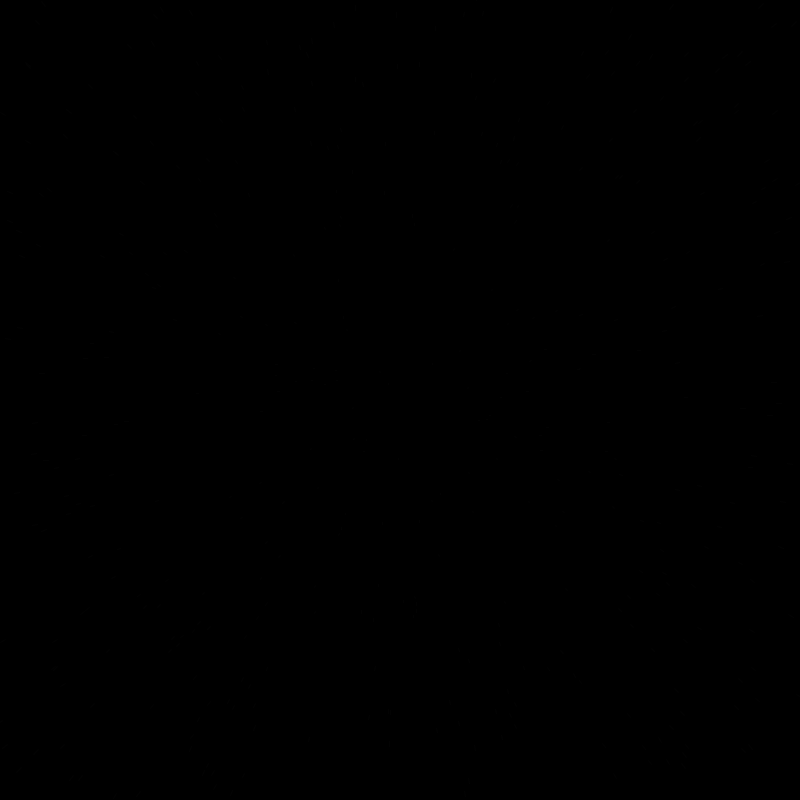
Frame 1 (no input)
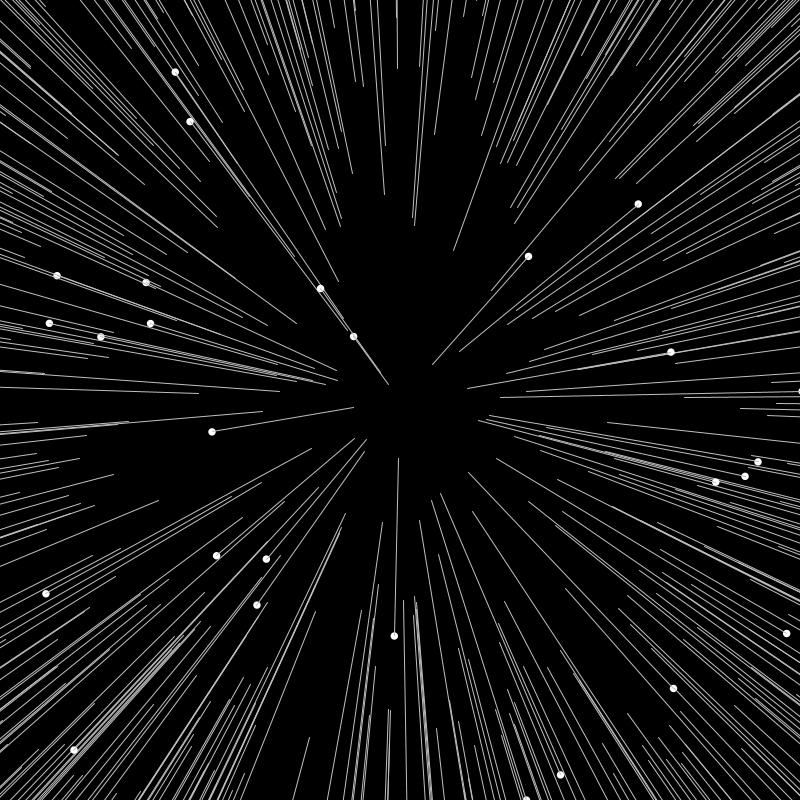
Frame 60 (the mouse pressed at the canvas centre just before this capture)
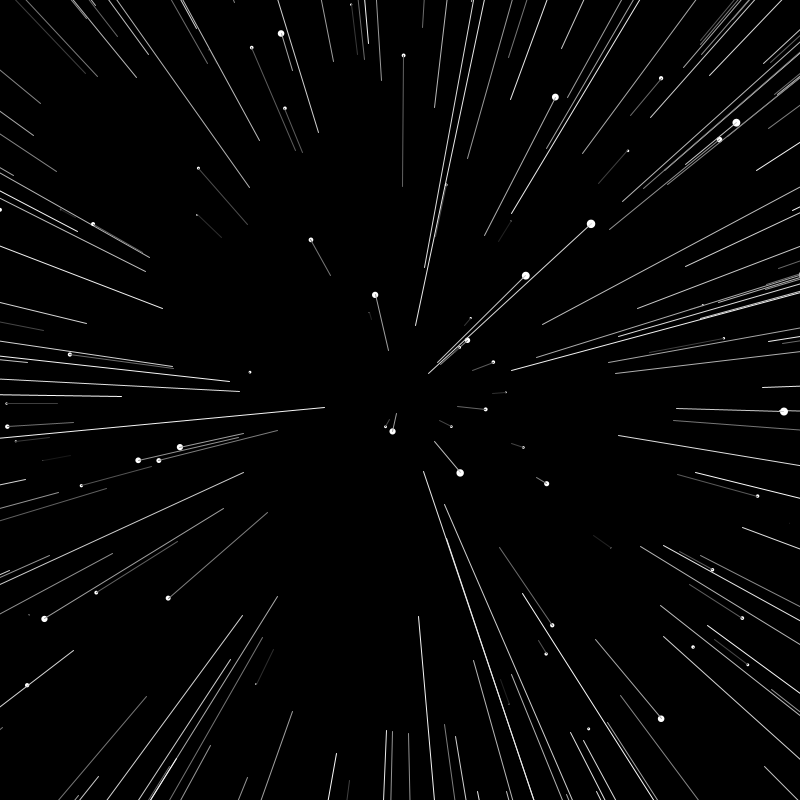
Frame 120 (the mouse held since frame 60 and released just before this capture)

The Processing sketch that drew these frames (run headless with seeded random() and noise(); from frame 60 on, the mouse is pressed at the canvas centre):

// Processing sketch: StarWrap
// ── StarWrap.pde


Star[] stars = new Star[400];
float speed = 10;
void setup()
{
  size(800,800);
  for(int i = 0 ; i < stars.length;i++)
  {
        stars[i]   = new Star();
  }


}




void draw()
{
  
  translate(width/2,height/2);
  speed = map(mouseX,0,width,10,50);
  background(0);
  for(int i = 0 ; i < stars.length;i++)
  {
       stars[i].update();
        stars[i].show();
  }


}
// ── Star.pde
class Star
{
  
  float x ;
  float y ;
  float z ;
  
  float pz;


  public Star()
  {
    x = random(-width/2,width/2);
    y = random(-height/2,height/2);
    z = width;
    pz = z;  
  }
  
  
  void update()
  {
    z = z - speed;
    if(z < 1)
    {
      z = random(width);//try 10000
      x = random(-width/2,width/2);
      y = random(-height/2,height/2);
      pz = z;
    }
     
  }
  
  void show()
  {
    
    
       
    float sx = map(x/z,0,1,0,width);
    float sy = map(y/z,0,1,0,height);
      
    float r  = map(z,0,width,10,0);
    fill(255);
    noStroke();
    ellipse(sx,sy,r,r);

    float px = map(x/pz,0,1,0,width);
    float py = map(y/pz,0,1,0,height);
    
    float c = map(z,0,width,255,0);
    stroke(c);
    line(px,py,sx,sy);

  
  
  }
  
  
  
  



}
